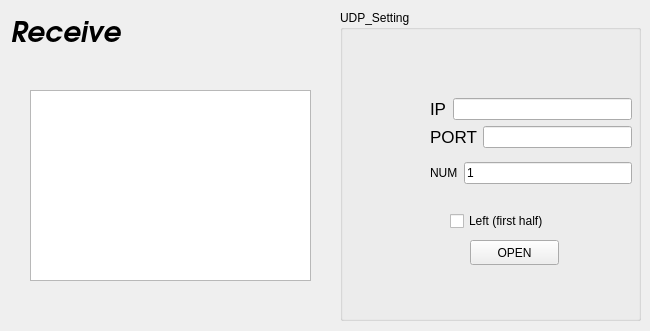
<?xml version="1.0" encoding="UTF-8"?>
<ui version="4.0">
 <class>RobocupController</class>
 <widget class="QMainWindow" name="RobocupController">
  <property name="geometry">
   <rect>
    <x>0</x>
    <y>0</y>
    <width>650</width>
    <height>331</height>
   </rect>
  </property>
  <property name="minimumSize">
   <size>
    <width>650</width>
    <height>0</height>
   </size>
  </property>
  <property name="maximumSize">
   <size>
    <width>650</width>
    <height>331</height>
   </size>
  </property>
  <property name="windowTitle">
   <string>ROBOCUP 2019 GAMECONTROLLER</string>
  </property>
  <property name="windowIcon">
   <iconset resource="../resources/images.qrc">
    <normaloff>:/Icons/images/robit.png</normaloff>
    <disabledoff>:/Icons/images/robit.png</disabledoff>:/Icons/images/robit.png</iconset>
  </property>
  <property name="locale">
   <locale language="English" country="Australia"/>
  </property>
  <widget class="QWidget" name="centralwidget">
   <property name="enabled">
    <bool>true</bool>
   </property>
   <property name="minimumSize">
    <size>
     <width>650</width>
     <height>0</height>
    </size>
   </property>
   <property name="styleSheet">
    <string notr="true"/>
   </property>
   <widget class="QLabel" name="Receive">
    <property name="geometry">
     <rect>
      <x>10</x>
      <y>10</y>
      <width>121</width>
      <height>41</height>
     </rect>
    </property>
    <property name="font">
     <font>
      <family>URW Gothic L</family>
      <pointsize>21</pointsize>
      <weight>75</weight>
      <italic>true</italic>
      <bold>true</bold>
     </font>
    </property>
    <property name="text">
     <string>Receive</string>
    </property>
   </widget>
   <widget class="QGroupBox" name="UDP_Setting">
    <property name="geometry">
     <rect>
      <x>340</x>
      <y>10</y>
      <width>301</width>
      <height>311</height>
     </rect>
    </property>
    <property name="title">
     <string>UDP_Setting</string>
    </property>
    <widget class="QPushButton" name="Server_Open">
     <property name="geometry">
      <rect>
       <x>130</x>
       <y>230</y>
       <width>89</width>
       <height>25</height>
      </rect>
     </property>
     <property name="text">
      <string>OPEN</string>
     </property>
    </widget>
    <widget class="QWidget" name="layoutWidget">
     <property name="geometry">
      <rect>
       <x>90</x>
       <y>80</y>
       <width>202</width>
       <height>103</height>
      </rect>
     </property>
     <layout class="QVBoxLayout" name="verticalLayout_2">
      <item>
       <layout class="QVBoxLayout" name="verticalLayout">
        <item>
         <layout class="QHBoxLayout" name="horizontalLayout">
          <item>
           <widget class="QLabel" name="IP_Label">
            <property name="font">
             <font>
              <pointsize>13</pointsize>
             </font>
            </property>
            <property name="text">
             <string>IP</string>
            </property>
           </widget>
          </item>
          <item>
           <widget class="QLineEdit" name="IP_Line"/>
          </item>
         </layout>
        </item>
        <item>
         <layout class="QHBoxLayout" name="horizontalLayout_2">
          <item>
           <widget class="QLabel" name="PORT_Label">
            <property name="font">
             <font>
              <pointsize>13</pointsize>
             </font>
            </property>
            <property name="text">
             <string>PORT</string>
            </property>
           </widget>
          </item>
          <item>
           <widget class="QLineEdit" name="PORT_Line"/>
          </item>
         </layout>
        </item>
       </layout>
      </item>
      <item>
       <layout class="QHBoxLayout" name="horizontalLayout_3">
        <item>
         <widget class="QLabel" name="NUM_label">
          <property name="text">
           <string>&lt;html&gt;&lt;head/&gt;&lt;body&gt;&lt;p&gt;NUM&lt;/p&gt;&lt;/body&gt;&lt;/html&gt;</string>
          </property>
         </widget>
        </item>
        <item>
         <widget class="QLineEdit" name="NUM_line">
          <property name="text">
           <string>1</string>
          </property>
          <property name="alignment">
           <set>Qt::AlignLeading|Qt::AlignLeft|Qt::AlignVCenter</set>
          </property>
         </widget>
        </item>
       </layout>
      </item>
     </layout>
    </widget>
    <widget class="QCheckBox" name="checkBox">
     <property name="geometry">
      <rect>
       <x>110</x>
       <y>200</y>
       <width>131</width>
       <height>22</height>
      </rect>
     </property>
     <property name="text">
      <string>Left (first half)</string>
     </property>
    </widget>
   </widget>
   <widget class="QTextEdit" name="textEdit">
    <property name="geometry">
     <rect>
      <x>30</x>
      <y>90</y>
      <width>281</width>
      <height>191</height>
     </rect>
    </property>
   </widget>
  </widget>
  <action name="action_Quit">
   <property name="text">
    <string>&amp;Quit</string>
   </property>
   <property name="shortcut">
    <string>Ctrl+Q</string>
   </property>
   <property name="shortcutContext">
    <enum>Qt::ApplicationShortcut</enum>
   </property>
  </action>
  <action name="action_Preferences">
   <property name="text">
    <string>&amp;Preferences</string>
   </property>
  </action>
  <action name="actionAbout">
   <property name="text">
    <string>&amp;About</string>
   </property>
  </action>
  <action name="actionAbout_Qt">
   <property name="text">
    <string>About &amp;Qt</string>
   </property>
  </action>
 </widget>
 <resources>
  <include location="../resources/images.qrc"/>
 </resources>
 <connections>
  <connection>
   <sender>action_Quit</sender>
   <signal>triggered()</signal>
   <receiver>RobocupController</receiver>
   <slot>close()</slot>
   <hints>
    <hint type="sourcelabel">
     <x>-1</x>
     <y>-1</y>
    </hint>
    <hint type="destinationlabel">
     <x>399</x>
     <y>299</y>
    </hint>
   </hints>
  </connection>
 </connections>
</ui>
